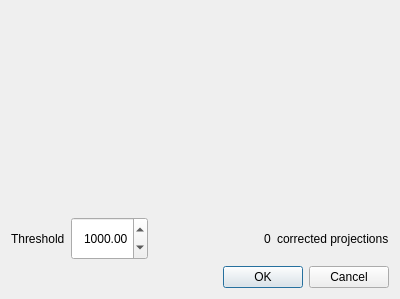
<?xml version="1.0" encoding="UTF-8"?>
<ui version="4.0">
 <class>ProjectionSeriesCorrectionDlg</class>
 <widget class="QDialog" name="ProjectionSeriesCorrectionDlg">
  <property name="geometry">
   <rect>
    <x>0</x>
    <y>0</y>
    <width>400</width>
    <height>299</height>
   </rect>
  </property>
  <property name="windowTitle">
   <string>Dialog</string>
  </property>
  <layout class="QVBoxLayout" name="verticalLayout_2">
   <item>
    <layout class="QVBoxLayout" name="verticalLayout">
     <item>
      <widget class="QtAddons::PlotWidget" name="plot" native="true">
       <property name="minimumSize">
        <size>
         <width>0</width>
         <height>200</height>
        </size>
       </property>
      </widget>
     </item>
     <item>
      <layout class="QHBoxLayout" name="horizontalLayout">
       <item>
        <widget class="QLabel" name="label">
         <property name="sizePolicy">
          <sizepolicy hsizetype="Preferred" vsizetype="MinimumExpanding">
           <horstretch>0</horstretch>
           <verstretch>0</verstretch>
          </sizepolicy>
         </property>
         <property name="text">
          <string>Threshold</string>
         </property>
        </widget>
       </item>
       <item>
        <widget class="QDoubleSpinBox" name="doubleSpinBox_threshold">
         <property name="sizePolicy">
          <sizepolicy hsizetype="Minimum" vsizetype="MinimumExpanding">
           <horstretch>0</horstretch>
           <verstretch>0</verstretch>
          </sizepolicy>
         </property>
         <property name="alignment">
          <set>Qt::AlignRight|Qt::AlignTrailing|Qt::AlignVCenter</set>
         </property>
         <property name="maximum">
          <double>99999.000000000000000</double>
         </property>
         <property name="singleStep">
          <double>10.000000000000000</double>
         </property>
         <property name="value">
          <double>1000.000000000000000</double>
         </property>
        </widget>
       </item>
       <item>
        <spacer name="horizontalSpacer">
         <property name="orientation">
          <enum>Qt::Horizontal</enum>
         </property>
         <property name="sizeHint" stdset="0">
          <size>
           <width>40</width>
           <height>20</height>
          </size>
         </property>
        </spacer>
       </item>
       <item>
        <widget class="QLabel" name="label_projcount">
         <property name="sizePolicy">
          <sizepolicy hsizetype="Preferred" vsizetype="MinimumExpanding">
           <horstretch>0</horstretch>
           <verstretch>0</verstretch>
          </sizepolicy>
         </property>
         <property name="text">
          <string>0</string>
         </property>
        </widget>
       </item>
       <item>
        <widget class="QLabel" name="label_2">
         <property name="sizePolicy">
          <sizepolicy hsizetype="Preferred" vsizetype="MinimumExpanding">
           <horstretch>0</horstretch>
           <verstretch>0</verstretch>
          </sizepolicy>
         </property>
         <property name="text">
          <string>corrected projections</string>
         </property>
        </widget>
       </item>
      </layout>
     </item>
    </layout>
   </item>
   <item>
    <widget class="QDialogButtonBox" name="buttonBox">
     <property name="orientation">
      <enum>Qt::Horizontal</enum>
     </property>
     <property name="standardButtons">
      <set>QDialogButtonBox::Cancel|QDialogButtonBox::Ok</set>
     </property>
    </widget>
   </item>
  </layout>
 </widget>
 <customwidgets>
  <customwidget>
   <class>QtAddons::PlotWidget</class>
   <extends>QWidget</extends>
   <header location="global">plotwidget.h</header>
   <container>1</container>
  </customwidget>
 </customwidgets>
 <resources/>
 <connections>
  <connection>
   <sender>buttonBox</sender>
   <signal>accepted()</signal>
   <receiver>ProjectionSeriesCorrectionDlg</receiver>
   <slot>accept()</slot>
   <hints>
    <hint type="sourcelabel">
     <x>248</x>
     <y>254</y>
    </hint>
    <hint type="destinationlabel">
     <x>157</x>
     <y>274</y>
    </hint>
   </hints>
  </connection>
  <connection>
   <sender>buttonBox</sender>
   <signal>rejected()</signal>
   <receiver>ProjectionSeriesCorrectionDlg</receiver>
   <slot>reject()</slot>
   <hints>
    <hint type="sourcelabel">
     <x>316</x>
     <y>260</y>
    </hint>
    <hint type="destinationlabel">
     <x>286</x>
     <y>274</y>
    </hint>
   </hints>
  </connection>
 </connections>
</ui>
